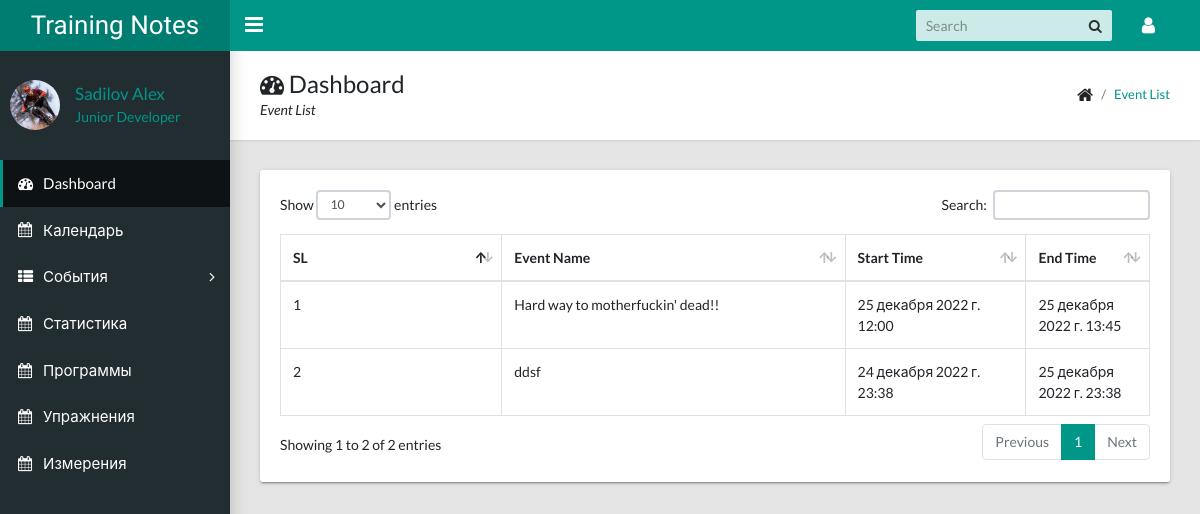
Screenshot of /all-event-list/ (signed in) with the database file from the repository.
### calendarapp/models/event.py (models this page shows, shortened)
class Event(EventAbstract):
    user = models.ForeignKey(User, on_delete=models.CASCADE, related_name="events")
    title = models.CharField("Название тренировки", max_length=200, unique=True)
    description = models.TextField("Описание тренировки", blank=True)
    start_time = models.DateTimeField("Время начала")
    end_time = models.DateTimeField("Время окончания")
    tasks = models.ManyToManyField(TrainingTask, verbose_name="Упражнения")
    objects = EventManager()
    def __str__(self):
        return self.title
    def get_absolute_url(self):
        return reverse("calendarapp:event-detail", args=(self.id,))
    @property
    def get_html_url(self):
        url = reverse("calendarapp:event-detail", args=(self.id,))
        return f'<a href="{url}"> {self.name} </a>'
    class Meta:
        verbose_name = "Тренировка"
        verbose_name_plural = "Тренировки"
    """

    user = models.ForeignKey(User, on_delete=models.CASCADE, related_name="events")
    title = models.CharField(max_length=200, unique=True)
    description = models.TextField()
    start_time = models.DateTimeField()
    end_time = models.DateTimeField()

    objects = EventManager()

    def __str__(self):
        return self.title

    def get_absolute_url(self):
        return reverse("calendarapp:event-detail", args=(self.id,))

    @property
    def get_html_url(self):
        url = reverse("calendarapp:event-detail", args=(self.id,))
        return f'<a href="{url}"> {self.title} </a>'

    """

### calendarapp/views/event_list.py (the view)
# urls.py: path("all-event-list/", views.AllEventsListView.as_view(), name="all_events"),
class AllEventsListView(ListView):
    template_name = "calendarapp/events_list.html"
    model = Event
    def get_queryset(self):
        return Event.objects.get_all_events(user=self.request.user)

### calendarapp/models/event.py (called while the page is built)
    def get_all_events(self, user):
        events = Event.objects.filter(user=user, is_active=True, is_deleted=False)
        return events

### templates/calendarapp/events_list.html (shortened to what this page needs)
{% extends 'base/base.html' %}
{% load static %}
{% block breadcrumb %}
    <div>
        <h1><i class="fa fa-dashboard"></i> Dashboard</h1>
        <p>Event List</p>
    </div>
    <ul class="app-breadcrumb breadcrumb">
        <li class="breadcrumb-item"><i class="fa fa-home fa-lg"></i></li>
        <li class="breadcrumb-item"><a href="#">Event List</a></li>
    </ul>
{% endblock breadcrumb %}
{% block content %}
<div class="row">
    <div class="col-md-12">
        <div class="tile">
            <div class="tile-body">
                <div class="table-responsive">
                    <div id="sampleTable_wrapper" class="dataTables_wrapper container-fluid dt-bootstrap4 no-footer">
                        <div class="row">
                            <div class="col-sm-12">
                                <table class="table table-hover table-bordered dataTable no-footer" id="sampleTable" role="grid" aria-describedby="sampleTable_info">
                                    <thead>
                                        <tr role="row">
                                            <th class="sorting_asc" tabindex="0" aria-controls="sampleTable" rowspan="1" colspan="1" aria-sort="ascending" aria-label="Name: activate to sort column descending" style="width: 261.641px;">SL</th>
                                            <th class="sorting" tabindex="0" aria-controls="sampleTable" rowspan="1" colspan="1" aria-label="Position: activate to sort column ascending" style="width: 417.312px;">Event Name</th>
                                            <th class="sorting" tabindex="0" aria-controls="sampleTable" rowspan="1" colspan="1" aria-label="Office: activate to sort column ascending" style="width: 189.281px;">Start Time</th>
                                            <th class="sorting" tabindex="0" aria-controls="sampleTable" rowspan="1" colspan="1" aria-label="Age: activate to sort column ascending" style="width: 102.141px;">End Time</th>
                                        </tr>
                                    </thead>
                                    <tbody>
                                        {% for event in object_list %}
                                            <tr role="row" class="odd">
                                                <td class="sorting_1">{{ forloop.counter }}</td>
                                                <td>{{ event.title }}</td>
                                                <td>{{ event.start_time }}</td>
                                                <td>{{ event.end_time }}</td>
                                            </tr>
                                        {% endfor %}
                                    </tbody>
                                </table>
                            </div>
                        </div>
                    </div>
                </div>
            </div>
        </div>
    </div>
</div>
{% endblock content %}

### rows the page displays
Event: title "Hard way to motherfuckin' dead!!", start_time "25 декабря 2022 г. 12:00", end_time "25 декабря 2022 г. 13:45"
Event: title "ddsf", start_time "24 декабря 2022 г. 23:38", end_time "25 декабря 2022 г. 23:38"
